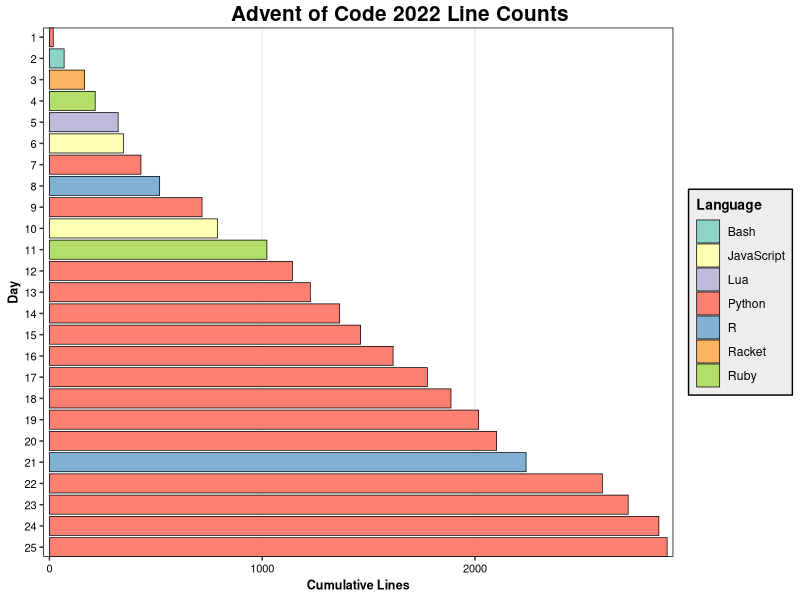

Write R code to recreate this figure.
library(ggplot2)

line_data <- read.csv("line_counts.csv", header = TRUE) |>
    head(-1)

languages <- c(
    py = "Python", R = "R", sh = "Bash",
    js = "JavaScript", rb = "Ruby", lua = "Lua",
    rkt = "Racket"
)

theme_standard <- ggplot2::theme(
    panel.background = ggplot2::element_blank(),
    panel.border = ggplot2::element_rect(
        color = "black",
        fill = NA
    ), panel.grid = ggplot2::element_blank(),
    panel.grid.major.x = ggplot2::element_line(color = "gray93"),
    legend.background = ggplot2::element_rect(fill = "gray93"),
    plot.title = ggplot2::element_text
    (
        size = 15,
        family = "sans", face = "bold",
        vjust = 1.3
    ),
    plot.title.position = "plot", plot.subtitle = ggplot2::element_text(
        size = 10,
        family = "sans"
    ), legend.title =
        ggplot2::element_text(
            size = 10,
            family = "sans", face = "bold"
        ),
    axis.title = ggplot2::element_text(
        size = 9,
        family = "sans", face = "bold"
    ),
    axis.text = ggplot2::element_text(
        size = 8,
        family = "sans"
    ), strip.background = ggplot2::element_rect(
        color = "black",
        fill = "black"
    ), strip.text.x =
        ggplot2::element_text(color = "white"),
    strip.text.y = ggplot2::element_text(color = "white")
)
ggplot2::theme_set(theme_standard)

line_data$language <- languages[tools::file_ext(line_data$file)]
line_data$day <- gsub("[^0-9]+", "", line_data$file) |>
    strtoi()
line_data <- line_data[order(line_data$day), ]

plot <- ggplot(line_data, aes(y = rev(cumsum(lines)), x = day, fill = rev(language))) +
    coord_flip() +
    geom_col(color = "black", size = 0.25, position = position_dodge(width = 0)) +
    scale_x_continuous(breaks = line_data$day, labels = rev(line_data$day), expand = c(0, 0)) +
    scale_y_continuous(expand = c(.01, 0), breaks = seq(0, 3000, 1000)) +
    scale_fill_brewer(palette = "Set3") +
    # scale_fill_hue(c=100, l=80) +
    labs(title = "Advent of Code 2022 Line Counts", x = "Day", y = "Cumulative Lines", fill = "Language")
